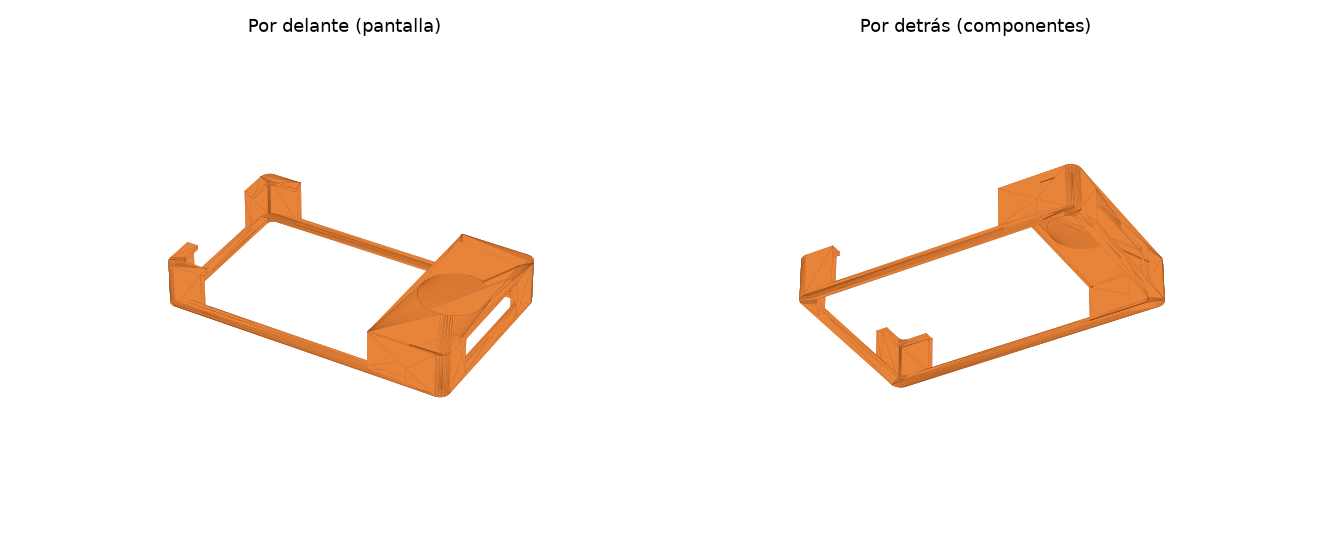

Generate this figure with Python:
"""
Marco protector (tipo "bumper") para la placa LCDWiki ES3C28P.
Protege esquinas y bordes; deja a la vista la pantalla, la parte de atrás
y casi todos los laterales (puertos y botones accesibles sin saber dónde están).

Uso:  uv run --with manifold3d --with numpy --with matplotlib marco.py
Sale: marco.stl  (+ marco.png, una vista previa)

Cambia SOLO los números de PARÁMETROS si la placa no encaja.
"""
import numpy as np
from manifold3d import Manifold, CrossSection, JoinType

# ---------------- PARÁMETROS (mm) ----------------
LARGO   = 85.0   # largo de la placa
ANCHO   = 50.0   # ancho de la placa
GROSOR  = 15.0   # de la cara de la pantalla a lo más alto de detrás
HOLGURA = 0.4    # aire por cada lado (si queda flojo: 0.2; si no entra: 0.6)
PARED   = 2.0    # grosor de las paredes
LABIO   = 1.5    # cuánto "muerde" el marco por encima del borde de la placa
T_LABIO = 1.6    # grosor del labio (lo que sobresale por delante y por detrás)
ESQUINA = 12.0   # largo de cada esquina protectora
RADIO   = 3.0    # redondeo exterior
NFC     = True   # puente por detrás para la pegatina NFC
NFC_D   = 20.0   # diámetro de la pegatina
NFC_PROF = 0.4   # profundidad del rebaje donde se encaja
# -------------------------------------------------

def rect(x, y, r=0.0):
    cs = CrossSection.square([x - 2 * r, y - 2 * r], center=True)
    return cs.offset(r, JoinType.Round, circular_segments=48) if r > 0 else cs

iL, iW = LARGO + 2 * HOLGURA, ANCHO + 2 * HOLGURA       # hueco interior
oL, oW = iL + 2 * PARED, iW + 2 * PARED                 # exterior
H = (GROSOR + HOLGURA) + 2 * T_LABIO                    # alto total

caja   = rect(oL, oW, RADIO).extrude(H)
hueco  = rect(iL, iW, 0.6).extrude(GROSOR + HOLGURA).translate([0, 0, T_LABIO])
ventana = rect(iL - 2 * LABIO, iW - 2 * LABIO, 2.0).extrude(H + 2).translate([0, 0, -1])
marco = caja - hueco - ventana

# Por detrás solo quedan las 4 esquinas: se quita todo lo que hay entre ellas
# (lados y labio trasero), así se ven los componentes y los puertos quedan libres.
z0 = T_LABIO                       # justo encima del labio delantero
alto = H - z0 + 1
largo_hueco = oL - 2 * ESQUINA
ancho_hueco = oW - 2 * ESQUINA
quitar = (Manifold.cube([largo_hueco, oW + 2, alto]).translate([-largo_hueco / 2, -oW / 2 - 1, z0])
        + Manifold.cube([oL + 2, ancho_hueco, alto]).translate([-oL / 2 - 1, -ancho_hueco / 2, z0]))
marco = marco - quitar

# Puente NFC: franja maciza por detrás en un extremo, con rebaje redondo.
# Las paredes largas de ese tramo quedan macizas para que el puente se apoye;
# el lado corto sigue abierto (puede haber un puerto ahí).
if NFC:
    banda = NFC_D + 4
    x0 = oL / 2 - banda
    zona = Manifold.cube([banda, oW + 2, H + 2]).translate([x0, -oW / 2 - 1, -1])
    ventana_frente = rect(iL - 2 * LABIO, iW - 2 * LABIO, 2.0).extrude(T_LABIO + 1).translate([0, 0, -1])
    tramo = (caja - hueco - ventana_frente) ^ zona
    tramo = tramo - Manifold.cube([PARED + 2, max(ancho_hueco, 0.1), H - 2 * T_LABIO]).translate(
        [oL / 2 - PARED - 1, -max(ancho_hueco, 0.1) / 2, T_LABIO])
    rebaje = Manifold.cylinder(NFC_PROF + 1, (NFC_D + 0.5) / 2, circular_segments=96).translate(
        [oL / 2 - banda / 2, 0, H - NFC_PROF])
    marco = (marco + tramo) - rebaje

# ---------------- exportar ----------------
mesh = marco.to_mesh()
v = np.asarray(mesh.vert_properties)[:, :3].astype(np.float32)
t = np.asarray(mesh.tri_verts)
tri = v[t]
n = np.cross(tri[:, 1] - tri[:, 0], tri[:, 2] - tri[:, 0])
n /= np.linalg.norm(n, axis=1, keepdims=True) + 1e-12
datos = np.zeros(len(t), dtype=[("n", "<f4", 3), ("v", "<f4", (3, 3)), ("a", "<u2")])
datos["n"], datos["v"] = n, tri
with open("marco.stl", "wb") as f:
    f.write(b"marco ES3C28P".ljust(80, b" "))
    f.write(np.uint32(len(t)).tobytes())
    f.write(datos.tobytes())

print(f"Exterior: {oL:.1f} x {oW:.1f} x {H:.1f} mm  |  volumen {marco.volume()/1000:.1f} cm3  |  {len(t)} triángulos")

import matplotlib; matplotlib.use("Agg")
import matplotlib.pyplot as plt
from mpl_toolkits.mplot3d.art3d import Poly3DCollection
fig = plt.figure(figsize=(12, 5))
for i, (el, az, tit) in enumerate([(35, -60, "Por delante (pantalla)"), (-35, -60, "Por detrás (componentes)")]):
    ax = fig.add_subplot(1, 2, i + 1, projection="3d")
    ax.add_collection3d(Poly3DCollection(tri, facecolor="#e8833a", edgecolor="#7a3d12", linewidths=0.05))
    ax.set_xlim(-oL/2, oL/2); ax.set_ylim(-oL/2, oL/2); ax.set_zlim(-oL/2 + H/2, oL/2 + H/2)
    ax.view_init(el, az); ax.set_axis_off(); ax.set_title(tit)
plt.tight_layout(); plt.savefig("marco.png", dpi=110)
